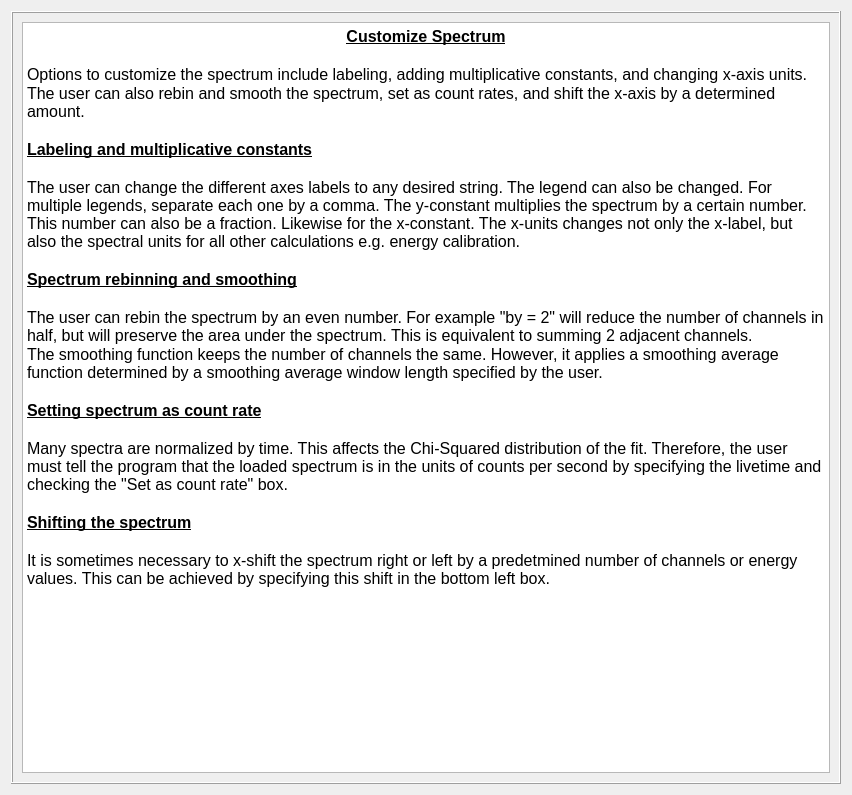
<?xml version="1.0" encoding="UTF-8"?>
<ui version="4.0">
 <class>Dialog</class>
 <widget class="QDialog" name="Dialog">
  <property name="geometry">
   <rect>
    <x>0</x>
    <y>0</y>
    <width>852</width>
    <height>795</height>
   </rect>
  </property>
  <property name="windowTitle">
   <string>Dialog</string>
  </property>
  <layout class="QGridLayout" name="gridLayout">
   <item row="0" column="0">
    <widget class="QFrame" name="frame">
     <property name="frameShape">
      <enum>QFrame::Box</enum>
     </property>
     <property name="frameShadow">
      <enum>QFrame::Raised</enum>
     </property>
     <layout class="QGridLayout" name="gridLayout_2">
      <item row="0" column="0">
       <widget class="QTextBrowser" name="textBrowser">
        <property name="html">
         <string>&lt;!DOCTYPE HTML PUBLIC &quot;-//W3C//DTD HTML 4.0//EN&quot; &quot;http://www.w3.org/TR/REC-html40/strict.dtd&quot;&gt;
&lt;html&gt;&lt;head&gt;&lt;meta name=&quot;qrichtext&quot; content=&quot;1&quot; /&gt;&lt;style type=&quot;text/css&quot;&gt;
p, li { white-space: pre-wrap; }
&lt;/style&gt;&lt;/head&gt;&lt;body style=&quot; font-family:'MS Shell Dlg 2'; font-size:7.8pt; font-weight:400; font-style:normal;&quot;&gt;
&lt;p align=&quot;center&quot; style=&quot; margin-top:0px; margin-bottom:0px; margin-left:0px; margin-right:0px; -qt-block-indent:0; text-indent:0px;&quot;&gt;&lt;span style=&quot; font-size:12pt; font-weight:600; text-decoration: underline;&quot;&gt;Customize Spectrum&lt;/span&gt;&lt;/p&gt;
&lt;p align=&quot;center&quot; style=&quot;-qt-paragraph-type:empty; margin-top:0px; margin-bottom:0px; margin-left:0px; margin-right:0px; -qt-block-indent:0; text-indent:0px; font-size:12pt; font-weight:600; text-decoration: underline;&quot;&gt;&lt;br /&gt;&lt;/p&gt;
&lt;p style=&quot; margin-top:0px; margin-bottom:0px; margin-left:0px; margin-right:0px; -qt-block-indent:0; text-indent:0px;&quot;&gt;&lt;span style=&quot; font-size:12pt;&quot;&gt;Options to customize the spectrum include labeling, adding multiplicative constants, and changing x-axis units.&lt;/span&gt;&lt;/p&gt;
&lt;p style=&quot; margin-top:0px; margin-bottom:0px; margin-left:0px; margin-right:0px; -qt-block-indent:0; text-indent:0px;&quot;&gt;&lt;span style=&quot; font-size:12pt;&quot;&gt;The user can also rebin and smooth the spectrum, set as count rates, and shift the x-axis by a determined amount.&lt;/span&gt;&lt;/p&gt;
&lt;p style=&quot;-qt-paragraph-type:empty; margin-top:0px; margin-bottom:0px; margin-left:0px; margin-right:0px; -qt-block-indent:0; text-indent:0px; font-size:12pt;&quot;&gt;&lt;br /&gt;&lt;/p&gt;
&lt;p style=&quot; margin-top:0px; margin-bottom:0px; margin-left:0px; margin-right:0px; -qt-block-indent:0; text-indent:0px;&quot;&gt;&lt;span style=&quot; font-size:12pt; font-weight:600; text-decoration: underline;&quot;&gt;Labeling and multiplicative constants&lt;/span&gt;&lt;/p&gt;
&lt;p style=&quot;-qt-paragraph-type:empty; margin-top:0px; margin-bottom:0px; margin-left:0px; margin-right:0px; -qt-block-indent:0; text-indent:0px; font-size:12pt; font-weight:600; text-decoration: underline;&quot;&gt;&lt;br /&gt;&lt;/p&gt;
&lt;p style=&quot; margin-top:0px; margin-bottom:0px; margin-left:0px; margin-right:0px; -qt-block-indent:0; text-indent:0px;&quot;&gt;&lt;span style=&quot; font-size:12pt;&quot;&gt;The user can change the different axes labels to any desired string. The legend can also be changed. For multiple legends, separate each one by a comma. The y-constant multiplies the spectrum by a certain number. This number can also be a fraction. Likewise for the x-constant. The x-units changes not only the x-label, but also the spectral units for all other calculations e.g. energy calibration.&lt;/span&gt;&lt;/p&gt;
&lt;p style=&quot;-qt-paragraph-type:empty; margin-top:0px; margin-bottom:0px; margin-left:0px; margin-right:0px; -qt-block-indent:0; text-indent:0px; font-size:12pt;&quot;&gt;&lt;br /&gt;&lt;/p&gt;
&lt;p style=&quot; margin-top:0px; margin-bottom:0px; margin-left:0px; margin-right:0px; -qt-block-indent:0; text-indent:0px;&quot;&gt;&lt;span style=&quot; font-size:12pt; font-weight:600; text-decoration: underline;&quot;&gt;Spectrum rebinning and smoothing&lt;/span&gt;&lt;/p&gt;
&lt;p style=&quot;-qt-paragraph-type:empty; margin-top:0px; margin-bottom:0px; margin-left:0px; margin-right:0px; -qt-block-indent:0; text-indent:0px; font-size:12pt; font-weight:600; text-decoration: underline;&quot;&gt;&lt;br /&gt;&lt;/p&gt;
&lt;p style=&quot; margin-top:0px; margin-bottom:0px; margin-left:0px; margin-right:0px; -qt-block-indent:0; text-indent:0px;&quot;&gt;&lt;span style=&quot; font-size:12pt;&quot;&gt;The user can rebin the spectrum by an even number. For example &amp;quot;by = 2&amp;quot; will reduce the number of channels in half, but will preserve the area under the spectrum. This is equivalent to summing 2 adjacent channels.&lt;/span&gt;&lt;/p&gt;
&lt;p style=&quot; margin-top:0px; margin-bottom:0px; margin-left:0px; margin-right:0px; -qt-block-indent:0; text-indent:0px;&quot;&gt;&lt;span style=&quot; font-size:12pt;&quot;&gt;The smoothing function keeps the number of channels the same. However, it applies a smoothing average function determined by a smoothing average window length specified by the user.&lt;/span&gt;&lt;/p&gt;
&lt;p style=&quot;-qt-paragraph-type:empty; margin-top:0px; margin-bottom:0px; margin-left:0px; margin-right:0px; -qt-block-indent:0; text-indent:0px; font-size:12pt;&quot;&gt;&lt;br /&gt;&lt;/p&gt;
&lt;p style=&quot; margin-top:0px; margin-bottom:0px; margin-left:0px; margin-right:0px; -qt-block-indent:0; text-indent:0px;&quot;&gt;&lt;span style=&quot; font-size:12pt; font-weight:600; text-decoration: underline;&quot;&gt;Setting spectrum as count rate&lt;/span&gt;&lt;/p&gt;
&lt;p style=&quot;-qt-paragraph-type:empty; margin-top:0px; margin-bottom:0px; margin-left:0px; margin-right:0px; -qt-block-indent:0; text-indent:0px; font-size:12pt; font-weight:600; text-decoration: underline;&quot;&gt;&lt;br /&gt;&lt;/p&gt;
&lt;p style=&quot; margin-top:0px; margin-bottom:0px; margin-left:0px; margin-right:0px; -qt-block-indent:0; text-indent:0px;&quot;&gt;&lt;span style=&quot; font-size:12pt;&quot;&gt;Many spectra are normalized by time. This affects the Chi-Squared distribution of the fit. Therefore, the user must tell the program that the loaded spectrum is in the units of counts per second by specifying the livetime and checking the &amp;quot;Set as count rate&amp;quot; box.&lt;/span&gt;&lt;/p&gt;
&lt;p style=&quot;-qt-paragraph-type:empty; margin-top:0px; margin-bottom:0px; margin-left:0px; margin-right:0px; -qt-block-indent:0; text-indent:0px; font-size:12pt;&quot;&gt;&lt;br /&gt;&lt;/p&gt;
&lt;p style=&quot; margin-top:0px; margin-bottom:0px; margin-left:0px; margin-right:0px; -qt-block-indent:0; text-indent:0px;&quot;&gt;&lt;span style=&quot; font-size:12pt; font-weight:600; text-decoration: underline;&quot;&gt;Shifting the spectrum&lt;/span&gt;&lt;/p&gt;
&lt;p style=&quot;-qt-paragraph-type:empty; margin-top:0px; margin-bottom:0px; margin-left:0px; margin-right:0px; -qt-block-indent:0; text-indent:0px; font-size:12pt; font-weight:600; text-decoration: underline;&quot;&gt;&lt;br /&gt;&lt;/p&gt;
&lt;p style=&quot; margin-top:0px; margin-bottom:0px; margin-left:0px; margin-right:0px; -qt-block-indent:0; text-indent:0px;&quot;&gt;&lt;span style=&quot; font-size:12pt;&quot;&gt;It is sometimes necessary to x-shift the spectrum right or left by a predetmined number of channels or energy values. This can be achieved by specifying this shift in the bottom left box.&lt;/span&gt;&lt;/p&gt;&lt;/body&gt;&lt;/html&gt;</string>
        </property>
       </widget>
      </item>
     </layout>
    </widget>
   </item>
  </layout>
 </widget>
 <resources/>
 <connections/>
</ui>
